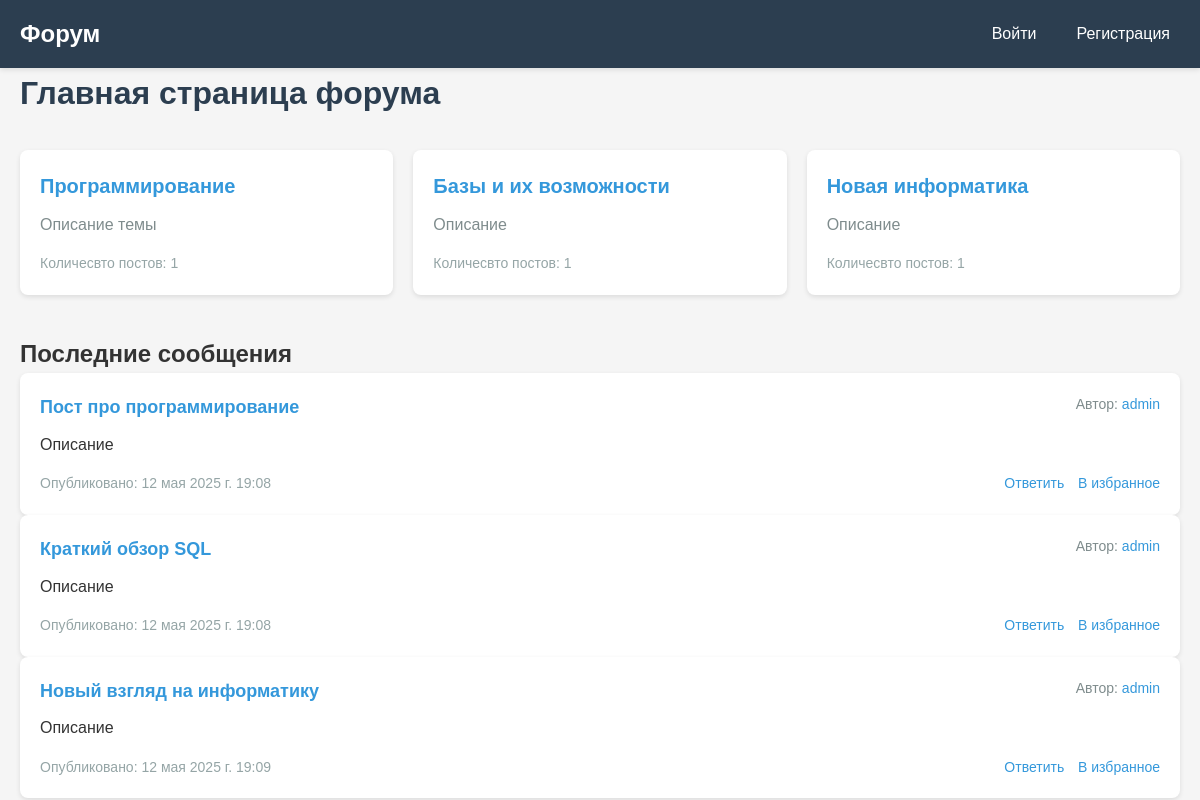
Before: / with the older database file.
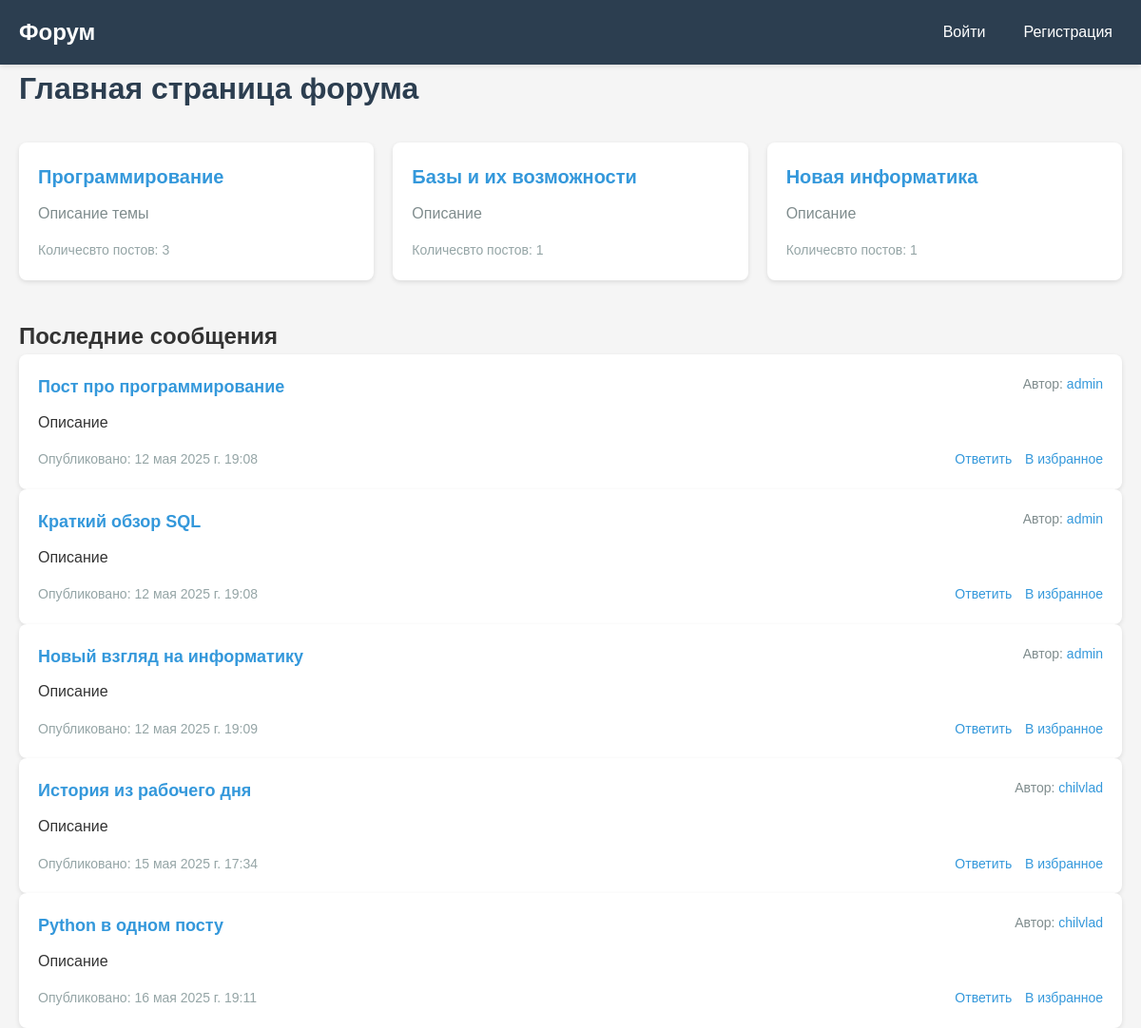
After: the same page with the newer database file.
### posts/models.py (models this page shows, shortened)
class Category(models.Model):
    title = models.CharField(max_length=60)
    description = models.TextField(blank=True, null=True)

class Post(models.Model):
    title = models.CharField(max_length=60)
    description = models.TextField()
    image = models.ImageField(upload_to='posts_image/')
    date_public = models.DateTimeField(auto_now_add=True)
    author = models.ForeignKey(to=User, on_delete=models.CASCADE, related_name='posts')
    category = models.ForeignKey(to=Category, on_delete=models.CASCADE, related_name='posts')

### users/models.py (models this page shows)
class User(AbstractUser):
    frontend_list = (
        ('js', 'Js'),
        ('css', 'CSS'),
        ('html', 'html'),
        ('figma', 'figma')
    )
    backend_list = (
        ('php', 'PHP'),
        ('python', 'Python'),
        ('csharp', 'C#'),
        ('django', 'Django'),
        ('laver', 'Laver'),
        ('Go', 'Go')
    )
    tools_list = (
        ('docker', 'Docker'),
        ('git', 'Git'),
        ('webpack', 'Webpack'),
    )
    image = models.ImageField(upload_to='users_image/')
    description = models.TextField(blank=True, null=True)
    age = models.PositiveSmallIntegerField(default=18)
    phone_number = PhoneNumberField(region="UA", blank=True, null=True)
    date_birth = models.DateField(blank=True, null=True)
    position = models.CharField(max_length=180)
    fronend = MultiSelectField(choices=frontend_list, blank=True, null=True)
    backend = MultiSelectField(choices=backend_list, blank=True, null=True)
    tools = MultiSelectField(choices=tools_list, blank=True, null=True)

### posts/views.py (the view)
# urls.py: path('', index, name='index'),
def index(request):
    context = {
        'posts' : Post.objects.all(),
        'categoryies' : Category.objects.all()
    }
    return render(request, 'posts/index.html', context)

### posts/templates/posts/index.html (shortened to what this page needs)
{% extends "base.html" %}
{% load static %}
{% block links %}
    <link rel="stylesheet" href="{% static 'posts/style.css' %}">
{% endblock links %}
{% block main %}
    <main class="container">
        <h1 class="page-title">Главная страница форума</h1>
        <section class="categories">
            {% for category in categoryies %}
                <article class="category">
                    <h2 class="category-title"><a href="{% url "posts:category" category.id %}">{{ category.title }}</a></h2>
                    <p class="category-description">{{ category.description }}</p>
                    <div class="category-stats">
                        <span>Количесвто постов: {{ category.posts.count }}</span>
                    </div>
                </article>
            {% endfor %}
        </section>
        <h2>Последние сообщения</h2>
        {% for post in posts %}
            <div class="posts-list">
                <article class="post">
                    <div class="post-header">
                        <h3 class="post-title"><a href="post.html">{{ post.title }}</a></h3>
                        <span class="post-author">Автор: <a href="profile.html">{{ post.author }}</a></span>
                    </div>
                    <div class="post-content">
                        <p>{{ post.description }}</p>
                    </div>
                    <div class="post-footer">
                        <span class="post-date">Опубликовано: {{ post.date_public }}</span>
                        <div class="post-actions">
                            <a href="#">Ответить</a>
                            <a href="favorites.html">В избранное</a>
                        </div>
                    </div>
                </article>
            </div>
        {% endfor %}
    </main>
{% endblock main %}

Changed rows visible on the page:
computed for Category "Программирование": posts.count "1" → "3"
added Post: title "История из рабочего дня", author "chilvlad", description "Описание", date_public "15 мая 2025 г. 17:34"
added Post: title "Python в одном посту", author "chilvlad", description "Описание", date_public "16 мая 2025 г. 19:11"
